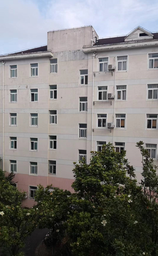
#> input picture images/Origin/exp2.png, 158 x 256 px, shrunk from 519 x 839 before the run, found by its file name
$ python visualize.py
#> lines starting #> are read from the running program, lines starting #| are printed output that depends on the picture; after the words box and inside, x2 and y2 are one past the last pixel; in counts of white or black regions, pixels touching at a corner belong together
### SIFT/sift_main.py
import numpy as np
import cv2
import logging

logger = logging.getLogger(__name__)
float_tolerance = 1e-7
MAX_OCTAVES = 8


# [29 lines left out: function sift_detect, not called in this run]


def scale_space(image, sigma=1.6, num_intervals=3, assumed_blur=0.5):
    """高斯金字塔与高斯差分金字塔的创建。

    输入：
        :param img: np.array, 输入的图像
        :param sigma: the blur parameter，作为初始化的sigma函数
        :param num_intervals: 在每一个octaves上进行提取的特征层数。
        :param assumed_blur: 相机通常会对图片进行一次高斯模糊，所以图像处理的时候需要考虑

    输出：
        :return: gaussian_images: 高斯金字塔
        :return: dog_images: 高斯差分金字塔
    """
    # 构建 Image Pyramids for Scale Space.
    # Step 1: 这边对于图片先进行二倍扩充。这样可以获得对于图片更加详细的信息。
    image = cv2.resize(image, (0, 0), fx=2, fy=2, interpolation=cv2.INTER_LINEAR)
    # change the sigma_diff, since the original pic has the assumed_blur
    sigma_diff = np.sqrt(max((sigma ** 2) - ((2 * assumed_blur) ** 2), 0.01))
    base_image = cv2.GaussianBlur(image, (0, 0), sigmaX=sigma_diff, sigmaY=sigma_diff)

    # Step 2: 构建金字塔。计算 how may octaves 我们需要计算。由于我们先扩大了图片二倍, so minus 1
    num_octaves = min(round(np.log2(min(base_image.shape)) - 1), 8)  # following cv2

    # 递归地构造高斯核函数。关键点在于这里可以一层一层对齐使用高斯滤波，进行卷积，并减少运算量。具体内容可以参见报告
    # sigma_total 是对于原图进行的高斯滤波总额，而gaussian_kernels[image_index]计算的是对于上一步
    # 生成的图片需要进行多少高斯滤波达到 sigma_total 的效果。
    sigma_total = np.asarray(
        [sigma * (2 ** (index / float(num_intervals))) for index in range(0, num_intervals + 3)],
        dtype=np.float64
    )
    gaussian_kernels = np.sqrt(sigma_total[1:] ** 2 - sigma_total[0:-1] ** 2)

    gaussian_images = []
    dog_images = []
    image_dealt = base_image
    # 造金字塔流程（包括高斯金字塔，与DOG金字塔，一起运算减少时间开销）
    for _ in range(num_octaves):
        octave_layers = [image_dealt]
        dog_layers = []
        # 对于每一层的图像，连续进行高斯模糊操作。这里好处在于，递归操作可以减小卷积核，进而提高算法速度。
        for kernel in gaussian_kernels:
            image_dealt = cv2.GaussianBlur(image_dealt, (0, 0), sigmaX=kernel, sigmaY=kernel)
            octave_layers.append(image_dealt)  # 这一层的layer
            dog_layers.append(np.subtract(octave_layers[-1], octave_layers[-2]))  # 这层减去上一层的
        gaussian_images.append(np.asarray(octave_layers))  # 这是每一层的高斯模糊的结果
        dog_images.append(np.asarray(dog_layers))  # 这是每一层的高斯模糊的结果
        octave_base = octave_layers[-3]  # 更新下一层的初始图片，降采样操作，使用的正好是倒数第三章图片
        image_dealt = cv2.resize(octave_base, (0, 0), fx=0.5, fy=0.5, interpolation=cv2.INTER_NEAREST)

    return gaussian_images, dog_images


def detect_features(gaussian_images, dog_images, num_intervals=3, sigma=1.6, border_width=5,
                    contrast_threshold=0.04):
    """寻找极值点所在位置和精确坐标，完成主方向确定工作

    输入：
        :param gaussian_images: 高斯金字塔， 用于计算极值点的主方向
        :param dog_images: 高斯差分金字塔, 用于定位极值点
        :param sigma: the blur parameter，作为初始化的sigma函数
        :param num_intervals: 在每一个octaves上进行提取的特征层数。
        :param border_width: 内点极值检测需要忽略的边界
        :param contrast_threshold: 超参数，用于threshold过滤不显著的特征点

    输出：
        :return: keypoints: 特征点向量
    """
    threshold = contrast_threshold / num_intervals * 255  # from OpenCV implementation
    keypoints = []

    def is_extremum(subregion, thre):
        """ 判断是否是极值点
        """
        center_pixel_value = subregion[1, 1, 1]
        if abs(center_pixel_value) > thre:  # 对于不显著的点进行过滤
            if center_pixel_value > 0:
                return 13 == np.argmax(subregion)  # 最大点是否在中心？（中心是13）
            elif center_pixel_value < 0:
                return 13 == np.argmin(subregion)  # 最大点是否在中心？（中心是13）
        return False

    for octave_index, dog_layers in enumerate(dog_images):
        _, x_size, y_size = dog_layers.shape
        # 首先，按照顺序，寻找极值点
        for image_index in range(0, num_intervals):
            for i in range(border_width, x_size - border_width):
                for j in range(border_width, y_size - border_width):
                    if is_extremum(dog_layers[image_index:image_index + 3, i - 1:i + 2, j - 1:j + 2], threshold):
                        # 如果是极值点，找到精确的极值点所在位置，使用迭代方式寻找
                        localization_result = exact_features(i, j, image_index + 1, octave_index, num_intervals,
                                                             dog_layers, sigma, contrast_threshold, border_width)
                        if localization_result is not None:
                            # print(f"detect keypoint at {i}, {j}, {image_index+1}, {octave_index}")
                            keypoint, localized_image_index = localization_result
                            # 对于特征点，寻找其主方向。
                            keypoints_with_orientations = com_Orientations(keypoint, octave_index,
                                                                           gaussian_images[octave_index][
                                                                           localized_image_index, :, :])
                            for keypoint_with_orientation in keypoints_with_orientations:
                                keypoints.append(keypoint_with_orientation)

    # 由于同一块地方可能有重复特征，需要进行筛选。下面定义的是equal 函数。
    def keypoints_eq(keypoint1, keypoint2):
        return keypoint1.pt[0] == keypoint2.pt[0] and \
               keypoint1.pt[1] == keypoint2.pt[1] and \
               keypoint1.size == keypoint2.size and \
               keypoint1.angle == keypoint2.angle

    unique_keypoints = []     # 去除重复的特征。。。
    if len(keypoints) <= 1:
        unique_keypoints = keypoints
    else:
        for cur_keypoint in keypoints:
            for pre_keypoint in unique_keypoints:
                if keypoints_eq(cur_keypoint, pre_keypoint):
                    break
            else:
                unique_keypoints.append(cur_keypoint)

    # 将坐标恢复到原来的图片上
    for keypoint in unique_keypoints:
        keypoint.pt = (0.5 * keypoint.pt[0], 0.5 * keypoint.pt[1])  # 我们把图片放大了两倍，不要忘记哦。。。
        keypoint.size *= 0.5  # 同样的，放大倍数需要缩小 1/2
        keypoint.octave = (keypoint.octave & ~255) | ((keypoint.octave - 1) & 255)  # ??? 直接看opencv的。。。

    return unique_keypoints


def exact_features(i, j, image_index, octave_index, num_intervals, dog_layers,
                   sigma, contrast_threshold, image_border_width, eigenvalue_ratio=10,
                   max_iter=5):
    """精确定位极值点

    输入：
        :param i: 粗略确定的极值点横坐标
        :param j: 粗略确定的极值点纵坐标
        :param image_index: 粗略确定的极值点所在octaves的第image_index层
        :param octave_index: 图片所在的金字塔层数
        :param num_intervals: 在每一个octaves上进行提取的特征层数。
        :param dog_layers: 所在的高斯差分金字塔，用于特征迭代过程
        :param sigma: 方差系数，用于确定放大倍数
        :param contrast_threshold: 超参数，用于控制特征数量。
        :param image_border_width: 内点需要忽略的边界数量
        :param eigenvalue_ratio: 特征值，用于图像边缘的特征筛选。具体在代码中会提到
        :param max_iter: 迭代的最大次数

    输出：
        :return: keypoints: 筛选出的精确特征点
    """

    def cal_Grad(pixel_array):
        """计算梯度
        """
        dx = 0.5 * (pixel_array[1, 1, 2] - pixel_array[1, 1, 0])
        dy = 0.5 * (pixel_array[1, 2, 1] - pixel_array[1, 0, 1])
        ds = 0.5 * (pixel_array[2, 1, 1] - pixel_array[0, 1, 1])
        return np.array([dx, dy, ds])

    def cal_Hessian(pixel_array):
        """计算海森矩阵
        """
        center_pixel_value = pixel_array[1, 1, 1]
        dxx = pixel_array[1, 1, 2] - 2 * center_pixel_value + pixel_array[1, 1, 0]
        dyy = pixel_array[1, 2, 1] - 2 * center_pixel_value + pixel_array[1, 0, 1]
        dss = pixel_array[2, 1, 1] - 2 * center_pixel_value + pixel_array[0, 1, 1]
        dxy = 0.25 * (pixel_array[1, 2, 2] - pixel_array[1, 2, 0] - pixel_array[1, 0, 2] + pixel_array[1, 0, 0])
        dxs = 0.25 * (pixel_array[2, 1, 2] - pixel_array[2, 1, 0] - pixel_array[0, 1, 2] + pixel_array[0, 1, 0])
        dys = 0.25 * (pixel_array[2, 2, 1] - pixel_array[2, 0, 1] - pixel_array[0, 2, 1] + pixel_array[0, 0, 1])
        return np.array([[dxx, dxy, dxs],
                         [dxy, dyy, dys],
                         [dxs, dys, dss]])

    # 初值设定
    image_shape = dog_layers[0].shape
    pixel_cube = dog_layers[image_index - 1:image_index + 2, i - 1:i + 2, j - 1:j + 2].astype('float32') / 255
    gradient = cal_Grad(pixel_cube)
    hessian = cal_Hessian(pixel_cube)
    extremum_update = - np.linalg.lstsq(hessian, gradient, rcond=None)[0]
    # 五次迭代，找到可能的最小值（最小值可能不在那个点）
    for attempt_index in range(max_iter):
        # 结束条件一： 正常收敛到最小值
        if np.max(np.abs(extremum_update)) < 0.5: break
        # 更新新的最小可能坐标
        j += int(round(extremum_update[0]))
        i += int(round(extremum_update[1]))
        image_index += int(round(extremum_update[2]))
        # 超出边界了，那就是不稳定的特征，舍弃
        if min(i, image_shape[0] - i) < image_border_width \
                or min(j, image_shape[1] - j) < image_border_width \
                or image_index < 1 or image_index > num_intervals:
            return None
        # 如果到达了迭代最大值，那么也停止搜索了
        if attempt_index >= max_iter - 1:
            return None
        # 更新情况
        pixel_cube = dog_layers[image_index - 1:image_index + 2, i - 1:i + 2, j - 1:j + 2]
        gradient = cal_Grad(pixel_cube)
        hessian = cal_Hessian(pixel_cube)
        extremum_update = - np.linalg.lstsq(hessian, gradient, rcond=None)[0]

    ValueExtremum = pixel_cube[1, 1, 1] + 0.5 * np.dot(gradient, extremum_update)
    # 如果满足一定条件下，就需要更新，认为是最小点。这边主要为了去除边界的影响
    # 首先，同样要满足这边的最大点，要满足比threshold大
    if abs(ValueExtremum) >= contrast_threshold / num_intervals:
        xy_hessian = hessian[:2, :2]
        # 这里去除边缘效应。
        if np.linalg.det(xy_hessian) > 0 and (np.trace(xy_hessian) ** 2) / np.linalg.det(xy_hessian) < \
                ((eigenvalue_ratio + 1) ** 2) / eigenvalue_ratio:
            # 保存Keypoints!
            keypoint = cv2.KeyPoint()
            keypoint.pt = (  # 这边需要还原到原来的图像里面的坐标
                (j + extremum_update[0]) * (2 ** octave_index), (i + extremum_update[1]) * (2 ** octave_index))
            # 我也不知道这里在干嘛？？？直接看的opencv抄的。。。
            keypoint.octave = octave_index + image_index * (2 ** 8) + \
                              int(round((extremum_update[2] + 0.5) * 255)) * (2 ** 16)
            # 这个是图像相对于原图的总的模糊系数（scale）,用于后续确定度量gaussian 金字塔中的选取梯度范围的问题
            keypoint.size = keypoint.size = sigma * (2 ** ((image_index + extremum_update[2]) / np.float32(num_intervals))) \
                                            * (2 ** (octave_index + 1))
            # octave_index + 1 because the input image was doubled
            keypoint.response = abs(ValueExtremum)
            return keypoint, image_index
    return None


def com_Orientations(keypoint, octave_index, gaussian_image, num_bins=36):
    """计算主方向

    输入：
        :param keypoint: 计算得到的关键点，需要计算主方向的特征点
        :param octave_index: 所在的金字塔层数
        :param gaussian_image: 高斯金字塔
        :param num_bins: 梯度直方图的间隔。一般取 36 或 10
    输出：
        :return: 带有主方向的keypoints!

    """
    keypoints_with_orientations = []
    image_shape = gaussian_image.shape

    # 确定边界大小。需要保证$3\sigma$区域内部可以被计算到
    scale = 1.5 * keypoint.size / np.float32(2 ** (octave_index + 1))
    radius = int(round(3 * scale))
    weight_factor = -0.5 / (scale ** 2)
    raw_histogram = np.zeros(num_bins)

    for i in range(-radius, radius + 1):
        region_y = int(round(keypoint.pt[1] / np.float32(2 ** octave_index))) + i
        if 0 < region_y < image_shape[0] - 1:
            for j in range(-radius, radius + 1):
                region_x = int(round(keypoint.pt[0] / np.float32(2 ** octave_index))) + j
                if 0 < region_x < image_shape[1] - 1:
                    # 如此，这里的区域一定是在图片里面，才能进行统计
                    # 计算梯度
                    dx = gaussian_image[region_y, region_x + 1] - gaussian_image[region_y, region_x - 1]
                    dy = gaussian_image[region_y - 1, region_x] - gaussian_image[region_y + 1, region_x]
                    magnitude = np.sqrt(dx * dx + dy * dy)  # 计算梯度的模长，去除光照效应
                    orientation = np.rad2deg(np.arctan2(dy, dx))  # 计算梯度方向。
                    histogram_index = int(round(orientation * num_bins / 360.))
                    # 计算梯度，以及进行方向的计算。经过高斯加权后放入
                    raw_histogram[histogram_index % num_bins] += \
                        np.exp(weight_factor * (i ** 2 + j ** 2)) * magnitude

    smooth_histogram = np.zeros(num_bins)
    # 循环插值技术，光滑直方图
    for n in range(num_bins):
        smooth_histogram[n] = (6 * raw_histogram[n] +  # 最中间占6倍数
                               4 * (raw_histogram[n - 1] + raw_histogram[(n + 1) % num_bins]) +  # %用于循环插值。两边为4
                               raw_histogram[n - 2] + raw_histogram[(n + 2) % num_bins]) / 16.  # %用于循环插值。最外层为1

    orientation_max = max(smooth_histogram)
    orientation_peaks = np.where(np.logical_and(  # 找出直方图内部的局部极值点
        smooth_histogram > np.roll(smooth_histogram, 1),
        smooth_histogram > np.roll(smooth_histogram, -1)))[0]

    # 确定主方向流程
    for peak_index in orientation_peaks:
        peak_value = smooth_histogram[peak_index]
        if peak_value >= 0.8 * orientation_max:
            # 通过插值技术，把所在的离散方向还原出来。（注意这边直方图实际上是一个区间）
            # 这里使用了二次插值技术。三个点可以确定一个二次函数，然后进行
            # 最大化运算，找到最大值所在位置（很简单的数学推导，这里直接给出）
            left_value = smooth_histogram[(peak_index - 1) % num_bins]  # 注意边界情况需要用到取模运算
            right_value = smooth_histogram[(peak_index + 1) % num_bins]  # 注意边界情况需要用到取模运算
            interpolated_peak_index = (peak_index + 0.5 * (left_value - right_value) / (
                    left_value - 2 * peak_value + right_value)) % num_bins
            # 把算出来的主方向放入keypoint中（还有辅助方向）
            orientation = 360. - interpolated_peak_index * 360. / num_bins
            new_keypoint = cv2.KeyPoint(*keypoint.pt, keypoint.size, orientation, keypoint.response, keypoint.octave)
            keypoints_with_orientations.append(new_keypoint)
    return keypoints_with_orientations


# [120 lines left out: function descriptors, not called in this run]

### SIFT/visualize.py
import copy

import numpy as np
import matplotlib.pyplot as plt

from sift_main import *


# First, we want to visualize the pyramid one by one
# [22 lines left out: function visualize_pyramid, not called in this run]


def features_extract(image: np.array):
    img = cv2.cvtColor(image, cv2.COLOR_BGR2GRAY)
    img = img.astype('float32')
    # keypoints, _ = computeKeypointsAndDescriptors(img)
    gaussian, dog = scale_space(img)
    keypoints = detect_features(gaussian, dog)
    image_res = copy.deepcopy(image)

    for keypoint in keypoints:
        position = (int(keypoint.pt[0]), int(keypoint.pt[1]))
        cv2.circle(image_res, position, 3, (0, 0, 255), 1)

    sift = cv2.SIFT_create()
    key_points, _ = sift.detectAndCompute(image, None)
    image_sift = copy.deepcopy(image)
    for keypoint in key_points:
        position = (int(keypoint.pt[0]), int(keypoint.pt[1]))
        cv2.circle(image_sift, position, 3, (0, 0, 255), 1)

    fig, axes = plt.subplots(2, 1, figsize=(6, 12))
    axes[0].set_title(f"ours with matching points {keypoints.__len__()}")
    axes[0].imshow(image_res[:, :, ::-1].astype(int))
    axes[0].set_axis_off()
    axes[1].set_title(f"cv2 with matching points {key_points.__len__()}")
    axes[1].imshow(image_sift[:, :, ::-1].astype(int))
    axes[1].set_axis_off()
    plt.savefig('cptocv2.png')
    plt.show()


if __name__ == '__main__':

    # visualize_pyramid(exp)
    # features_extract(exp)
    # _, a = sift_detect(exp)
    import time
    import time

    exp = cv2.imread('exp2.png')
#> exp is the input picture: shape (256, 158, 3); mean B, G, R 120.9, 122.2, 123.6
    exp = cv2.resize(exp, (0, 0), fx=0.5, fy=0.5, interpolation=cv2.INTER_LINEAR)
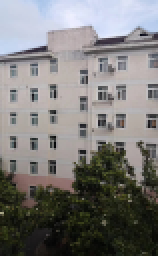
#> exp: shape (128, 79, 3) (shown 2 times larger); mean B, G, R 121, 122.3, 123.8
    features_extract(exp)
#> in features_extract, `img = cv2.cvtColor(image, cv2.COLOR_BGR2GRAY)`:
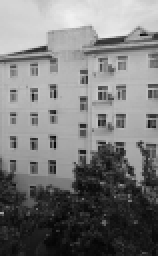
#> img: shape (128, 79) (shown 2 times larger); min 4, max 241, mean 122.6
#> in scale_space, `image = cv2.resize(image, (0, 0), fx=2, fy=2, interpolation=cv2.INTER_..`:
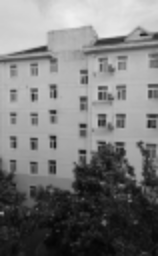
#> image: shape (256, 158) float32; min 5.19, max 240.2, mean 122.6
#> the loop in scale_space, `for _ in range(num_octaves):` made 6 passes
#> pass 2, in scale_space, `octave_base = octave_layers[-3]`:
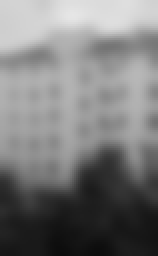
#> octave_base: shape (128, 79) float32 (shown 2 times larger); min 12.74, max 230, mean 123.1
#> after the loop in scale_space, `for _ in range(num_octaves):`: dog_images = 6 items
#> the loop in detect_features, `for octave_index, dog_layers in enumerate(dog_images):` made 6 passes
#> (x_size, y_size) on pass 1: (256, 158)
#> the loop in detect_features, `for cur_keypoint in keypoints:` made 112 passes
#> cur_keypoint on passes 1 to 8: keypoint at (101, 35.7), size 4.3, keypoint at (43.6, 48.3), size 4.3, keypoint at (114.9, 64.7), size 4, keypoint at (111.1, 69.7), size 4.4, keypoint at (111.1, 69.7), size 4.4, keypoint at (83.6, 71.3), size 4, keypoint at (83.6, 71.3), size 4, keypoint at (12.5, 73.1), size 4.2
#> the loop in detect_features, `for keypoint in unique_keypoints:` made 112 passes
#> the loop in features_extract, `for keypoint in keypoints:` made 112 passes
#> keypoint on passes 1 to 8: keypoint at (50.5, 17.9), size 2.2, keypoint at (21.8, 24.1), size 2.2, keypoint at (57.5, 32.3), size 2, keypoint at (55.5, 34.8), size 2.2, keypoint at (55.5, 34.8), size 2.2, keypoint at (41.8, 35.6), size 2, keypoint at (41.8, 35.6), size 2, keypoint at (6.2, 36.5), size 2.1
#> after the loop in features_extract, `for keypoint in keypoints:`:
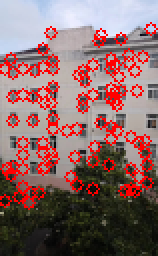
#> image_res: shape (128, 79, 3) (shown 2 times larger); 12.86% of pixels changed, all inside (x1, y1, x2, y2) = (0, 11, 79, 105)
#> the loop in features_extract, `for keypoint in key_points:` made 112 passes
#> keypoint on passes 1 to 8: keypoint at (2.8, 101), size 1.9, keypoint at (2.8, 34.1), size 3.1, keypoint at (3.5, 84.4), size 2.6, keypoint at (5.3, 87.9), size 2.1, keypoint at (5.7, 29.9), size 5.6, keypoint at (6.2, 36.5), size 2.1, keypoint at (6.3, 48.7), size 2.2, keypoint at (6.3, 48.7), size 2.2
#> after the loop in features_extract, `for keypoint in key_points:`:
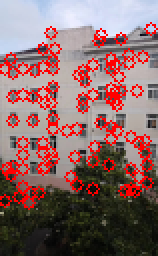
#> image_sift: shape (128, 79, 3) (shown 2 times larger); 12.87% of pixels changed, all inside (x1, y1, x2, y2) = (0, 11, 79, 105)
#> in features_extract, `plt.savefig('cptocv2.png')`:
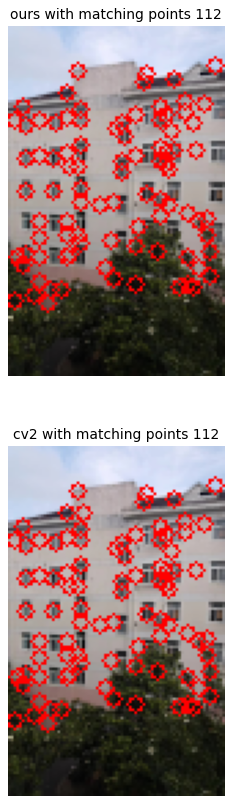
#> figure drawn by matplotlib, 2 panels
    # [9 lines of commented-out code are left out]

$ run again, with images/Origin/exp1.png copied over images/Origin/exp2.png
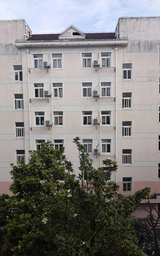
#> input picture images/Origin/exp1.png, 160 x 256 px, shrunk from 520 x 832 before the run, found by its file name
#> exp is the input picture: shape (256, 160, 3); mean B, G, R 124.6, 126.3, 127.9
#> exp: shape (128, 80, 3)
#> after the loop in scale_space, `for _ in range(num_octaves):`: dog_images = 6 items
#> the loop in detect_features, `for octave_index, dog_layers in enumerate(dog_images):` made 6 passes
#> (x_size, y_size) on pass 1: (256, 160)
#> the loop in detect_features, `for cur_keypoint in keypoints:` made 107 passes
#> cur_keypoint on passes 1 to 8: keypoint at (148.4, 17.8), size 3.9, keypoint at (122, 45.6), size 4.1, keypoint at (20.2, 47.8), size 3.6, keypoint at (20.2, 47.8), size 3.6, keypoint at (49.7, 61.8), size 3.9, keypoint at (95.7, 64.8), size 4.1, keypoint at (133, 69.5), size 3.7, keypoint at (31.9, 88.7), size 3.8
#> the loop in detect_features, `for keypoint in unique_keypoints:` made 107 passes
#> the loop in features_extract, `for keypoint in keypoints:` made 107 passes
#> keypoint on passes 1 to 8: keypoint at (74.2, 8.9), size 2, keypoint at (61, 22.8), size 2.1, keypoint at (10.1, 23.9), size 1.8, keypoint at (10.1, 23.9), size 1.8, keypoint at (24.9, 30.9), size 2, keypoint at (47.8, 32.4), size 2, keypoint at (66.5, 34.7), size 1.9, keypoint at (16, 44.4), size 1.9
#> after the loop in features_extract, `for keypoint in keypoints:`:
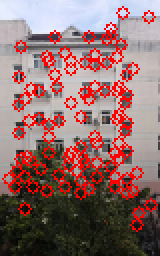
#> image_res: shape (128, 80, 3) (shown 2 times larger); mean B, G, R 108.1, 109.4, 144.2
#> the loop in features_extract, `for keypoint in key_points:` made 107 passes
#> keypoint on passes 1 to 8: keypoint at (4.4, 89.5), size 3.2, keypoint at (8, 93.3), size 3.4, keypoint at (8.4, 85.9), size 3.9, keypoint at (9.3, 52.2), size 2.7, keypoint at (9.3, 52.2), size 2.7, keypoint at (9.4, 38.2), size 2.9, keypoint at (9.4, 38.2), size 2.9, keypoint at (9.9, 66.2), size 2.7
#> in features_extract, `plt.savefig('cptocv2.png')`:
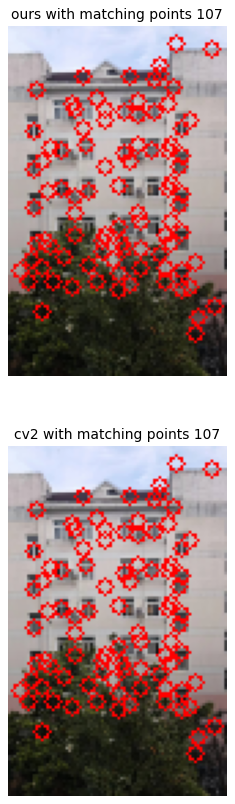
#> figure drawn by matplotlib, 2 panels
